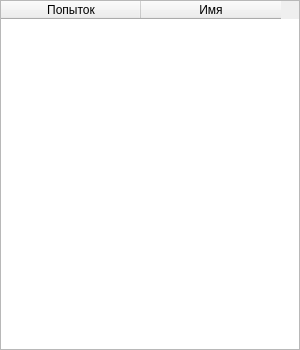
<?xml version="1.0" encoding="UTF-8"?>
<ui version="4.0">
 <class>recordsDialog</class>
 <widget class="QDialog" name="recordsDialog">
  <property name="geometry">
   <rect>
    <x>0</x>
    <y>0</y>
    <width>300</width>
    <height>350</height>
   </rect>
  </property>
  <property name="sizePolicy">
   <sizepolicy hsizetype="Fixed" vsizetype="Fixed">
    <horstretch>0</horstretch>
    <verstretch>0</verstretch>
   </sizepolicy>
  </property>
  <property name="minimumSize">
   <size>
    <width>300</width>
    <height>350</height>
   </size>
  </property>
  <property name="maximumSize">
   <size>
    <width>300</width>
    <height>350</height>
   </size>
  </property>
  <property name="windowTitle">
   <string>Рекорды</string>
  </property>
  <widget class="QTableWidget" name="recordsWidget">
   <property name="geometry">
    <rect>
     <x>0</x>
     <y>0</y>
     <width>300</width>
     <height>350</height>
    </rect>
   </property>
   <attribute name="horizontalHeaderDefaultSectionSize">
    <number>140</number>
   </attribute>
   <column>
    <property name="text">
     <string>Попыток</string>
    </property>
   </column>
   <column>
    <property name="text">
     <string>Имя</string>
    </property>
   </column>
  </widget>
 </widget>
 <resources/>
 <connections/>
</ui>
